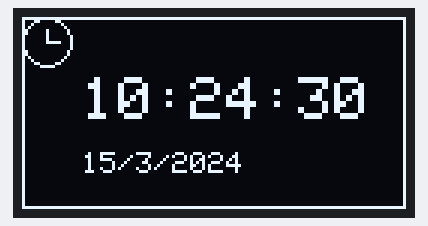
Simulated run of this sketch. Board: Arduino Uno, built with avr-gcc and run on an emulated ATmega328P. Shown: 128×64 one-colour display. The local clock reads 2024-03-15 10:24:30 at power-on unless the sketch sets it.

Above: at 0.1 s.
At 4.2 s:
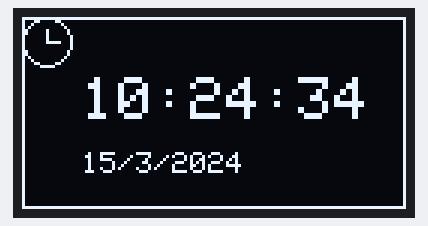
At 9.4 s:
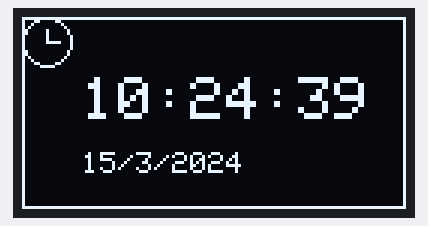
At 18.7 s:
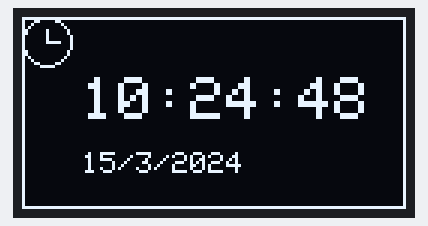
At 28.0 s:
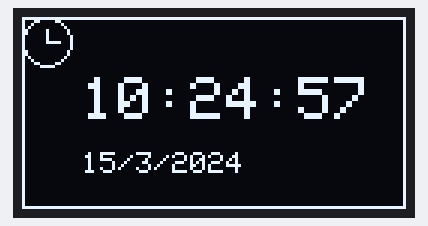
At 38.4 s:
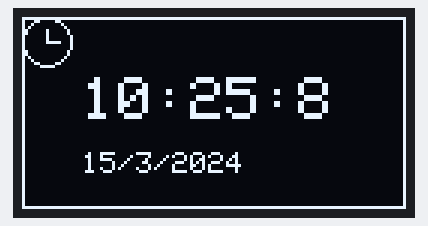

Measured:
- what the display in image 1 shows lasts 1.0 s, from 4.2 s to 5.2 s

The sketch:

nano_digital_clock.ino
```cpp
#include <Wire.h>
#include <RTClib.h>
#include <Adafruit_GFX.h>
#include <Adafruit_SSD1306.h>

// OLED display size
#define SCREEN_WIDTH 128
#define SCREEN_HEIGHT 64

// Initialize the OLED display using I2C
#define OLED_RESET    -1
Adafruit_SSD1306 display(SCREEN_WIDTH, SCREEN_HEIGHT, &Wire, OLED_RESET);

// Initialize the RTC
RTC_DS1307 rtc;

void setup() {
  // Initialize Serial communication
  Serial.begin(9600);

  // Initialize the OLED display
  if (!display.begin(SSD1306_SWITCHCAPVCC, 0x3C)) {
    Serial.println(F("SSD1306 allocation failed"));
    for (;;);
  }

  // Initialize the RTC
  if (!rtc.begin()) {
    Serial.println("Couldn't find RTC");
    while (1);
  }

  // If RTC is not running, set the current time (only needed once)
  if (!rtc.isrunning()) {
    Serial.println("RTC is NOT running!");
    rtc.adjust(DateTime(F(__DATE__), F(__TIME__))); // Set RTC to compile time
  }

  // Clear display buffer
  display.clearDisplay();
}

void loop() {
  // Get the current time from the RTC
  DateTime now = rtc.now();

  // Draw background
  drawBackground();

  // Display time (HH:MM:SS)
  display.setTextSize(2);
  display.setTextColor(SSD1306_WHITE);
  display.setCursor(20, 20);
  display.print(now.hour(), DEC);
  display.print(":");
  display.print(now.minute(), DEC);
  display.print(":");
  display.print(now.second(), DEC);

  // Display date (DD/MM/YYYY)
  display.setTextSize(1);
  display.setCursor(20, 45);
  display.print(now.day(), DEC);
  display.print("/");
  display.print(now.month(), DEC);
  display.print("/");
  display.print(now.year(), DEC);

  // Display an icon
  drawClockIcon(0, 0);

  // Show everything on the display
  display.display();

  // Wait 1 second before updating
  delay(1000);
}

void drawBackground() {
  // Fill the screen with a black background
  display.clearDisplay();
  display.fillRect(0, 0, SCREEN_WIDTH, SCREEN_HEIGHT, SSD1306_BLACK);

  // Add a frame or a line
  display.drawRect(0, 0, SCREEN_WIDTH, SCREEN_HEIGHT, SSD1306_WHITE);  // Border
}

void drawClockIcon(int x, int y) {
  // Example: Draw a small clock icon at position (x, y)
  display.drawCircle(x + 8, y + 8, 8, SSD1306_WHITE);  // Outer circle
  display.drawLine(x + 8, y + 8, x + 8, y + 4, SSD1306_WHITE);  // Minute hand
  display.drawLine(x + 8, y + 8, x + 12, y + 8, SSD1306_WHITE); // Hour hand
}
```
